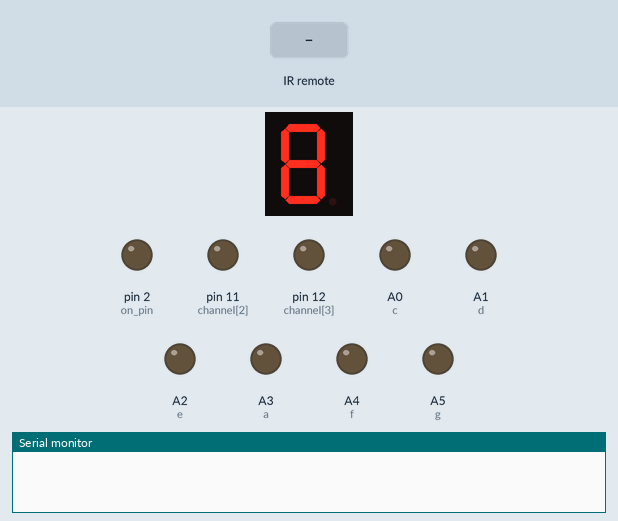
This sketch was run on a simulated Arduino Uno, built with avr-gcc and run on an emulated ATmega328P. Shown: 1-digit seven-segment display, output pins drawn as LEDs (lit = HIGH), the last lines printed to the serial monitor. Wiring (inferred from the names in the program): 1-digit 7-segment display, segments lit when LOW: segments pin 10, pin 9, pin 8, pin 7, pin 6, pin 5, pin 4, pin 3. The inputs (shaded band) are chosen by the test bench. The segment pins are drawn as the display they are named for; pins used as bus, display or sensor lines are not drawn.

Above: at 1.2 s.
1.3 s: infrared code 0x43 received
At 2.2 s:
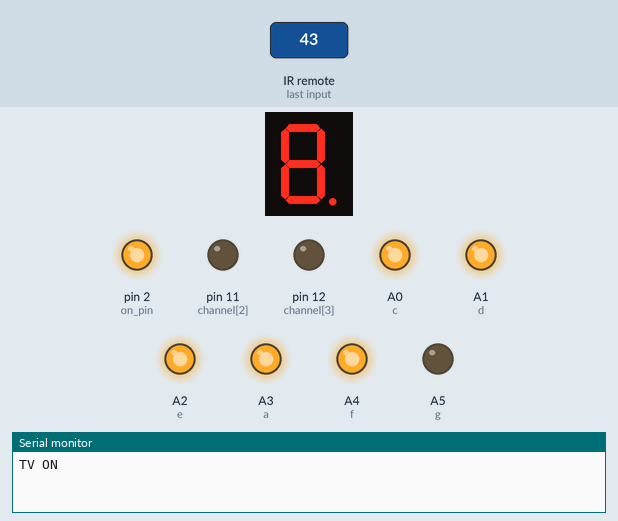
3.2 s: infrared code 0x47 received
At 4.5 s:
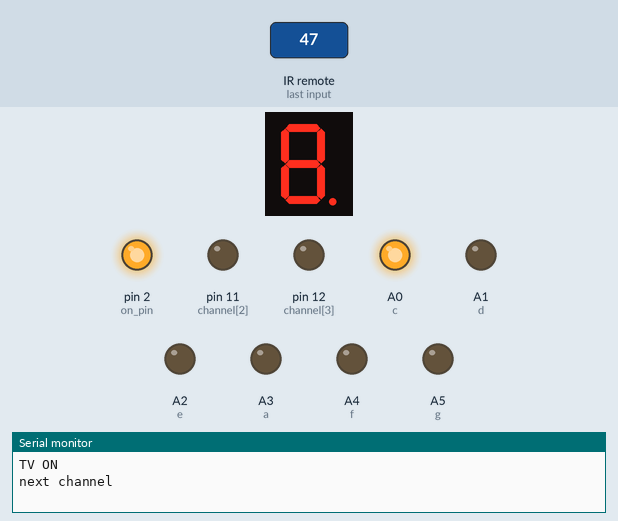
4.8 s: infrared code 0x18 received
At 5.8 s:
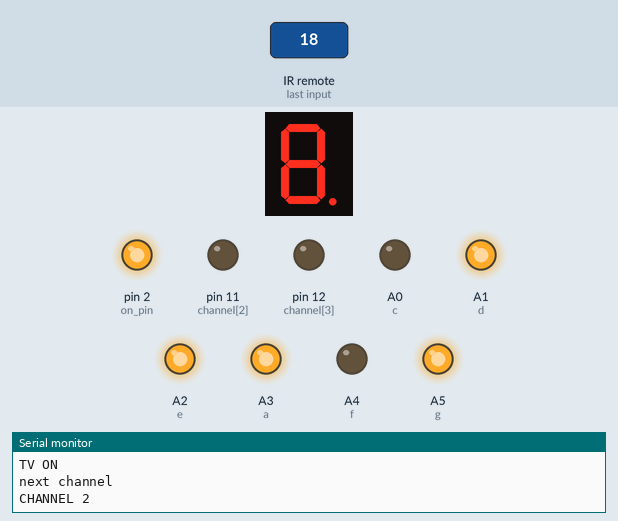
6.4 s: infrared code 0x5E received
At 7.0 s:
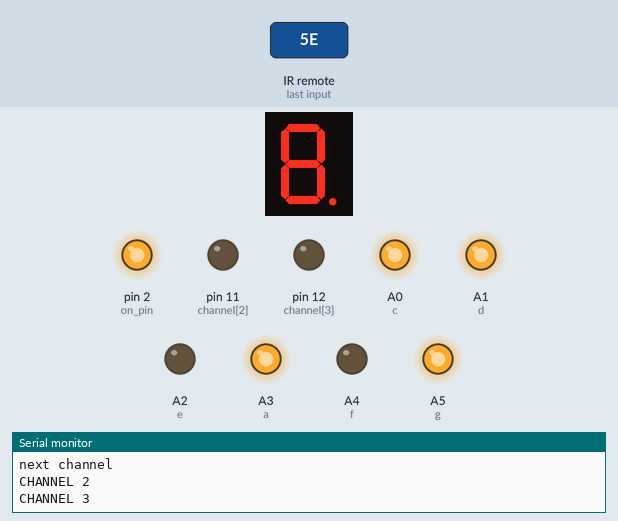
8.0 s: infrared code 0x43 received
At 9.4 s:
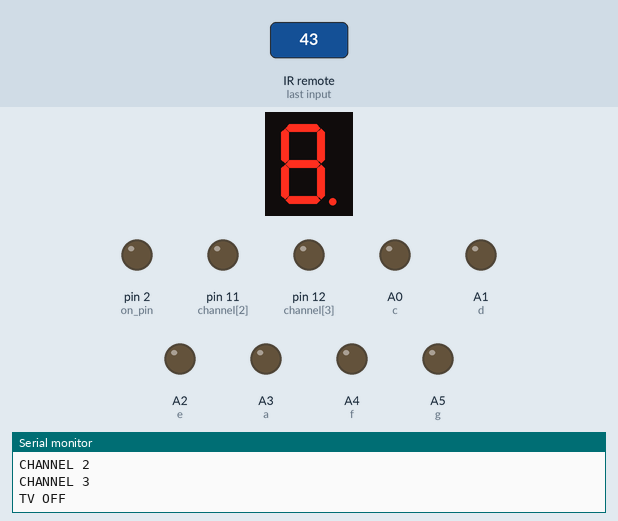
Timing chart, 0 to 10.6 s (numbered marks = the images above; inputs shaded):
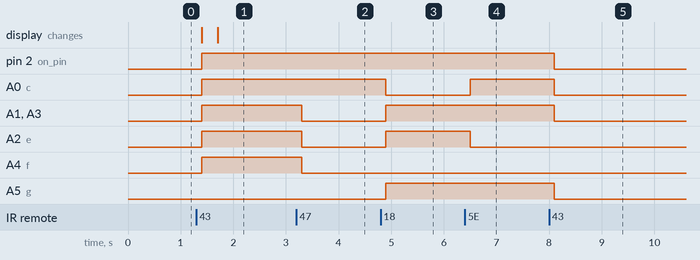

Measured:
- after the input at 1.3 s, pin 2 (on_pin), A0 (c), A1 (d), A2 (e), A3 (a), A4 (f): LOW → HIGH after 0.10 s; the display: first changes after 0.10 s (image 1 shows a later state)
- after the input at 3.2 s, A1 (d), A2 (e), A3 (a), A4 (f): HIGH → LOW after 0.10 s
- after the input at 4.8 s, A0 (c): HIGH → LOW after 0.10 s; A1 (d), A2 (e), A3 (a), A5 (g): LOW → HIGH after 0.10 s
- after the input at 6.4 s, A0 (c): LOW → HIGH after 0.10 s; A2 (e): HIGH → LOW after 0.10 s
- after the input at 8.0 s, pin 2 (on_pin), A0 (c), A1 (d), A3 (a), A5 (g): HIGH → LOW after 0.10 s

The sketch:

TV_Remote.ino
```cpp
#include <IRremote.h>

#define ir_pin 13

#define g A5
#define f A4
#define a A3
#define b 1
#define e A2
#define d A1
#define c A0

bool on_check =false;

int on_pin = 2;
int off_pin = 3;

int channel[] = {9,10,11,12};
int channel_led = 0;

int volume[] = {4,5,6,7,8};
int volume_num = 0;
int volume_led = 0;

void setup() {
  Serial.begin(9600);
  pinMode(on_pin,OUTPUT);
  pinMode(off_pin,OUTPUT);
  digitalWrite(on_pin,LOW);
  digitalWrite(off_pin,HIGH);

  pinMode(a,OUTPUT);
  pinMode(b,OUTPUT);
  pinMode(c,OUTPUT);
  pinMode(d,OUTPUT);
  pinMode(e,OUTPUT);
  pinMode(f,OUTPUT);
  pinMode(g,OUTPUT);

  for(int i = 0;i < sizeof(channel);++i){
    pinMode(channel[i],OUTPUT);
  }
  for(int i = 0;i < sizeof(volume);++i){
    pinMode(volume[i],OUTPUT);
  }
  digitalWrite(a,LOW);
  digitalWrite(b,LOW);
  digitalWrite(c,LOW);
  digitalWrite(d,LOW);
  digitalWrite(e,LOW);
  digitalWrite(f,LOW);
  digitalWrite(g,LOW);
  IrReceiver.begin(ir_pin);
}

void loop() {
  if(IrReceiver.decode()){
    delay(100);
    IrReceiver.resume();
    //Serial.println(IrReceiver.decodedIRData.command);
    switch(IrReceiver.decodedIRData.command){
      case 67:
      if(on_check == false){
        on_check = true;
        digitalWrite(on_pin,HIGH);
        digitalWrite(off_pin,LOW);
        Serial.println("TV ON");
        digitalWrite(channel[channel_led],HIGH);
        segment(channel_led);
        delay(300);
        break;
      }
      else{
        on_check = false;
        digitalWrite(on_pin,LOW);
        digitalWrite(off_pin,HIGH);
        alloff();
        Serial.println("TV OFF");
        delay(300);
        break;
      }
      case 69:
      if(on_check){
        if(channel_led != 0){
          digitalWrite(channel[channel_led-1],HIGH);
          closechannel(channel_led-1,channel);
          channel_led -= 1;
          segment(channel_led);
        }
        Serial.println("previous channel");
        break;
      }
      case 71:
      if(on_check){
        if(channel_led != 3){
          digitalWrite(channel[channel_led+1],HIGH);
          closechannel(channel_led+1,channel);
          channel_led += 1;
          segment(channel_led);
        }
        Serial.println("next channel");
        break;
      }
      case 7:
      if(on_check){
        if(volume_num != 0){
          volume_num -= 1;
        }

        Serial.println("volume decreased");
        break;
      }
      case 21:
      if(on_check){
        if(volume_num != 50){
          volume_num += 1;
        }
        Serial.println("volume increased");
        break;
      }
      case 22:
      if(on_check){
        digitalWrite(channel[0],HIGH);
        closechannel(0,channel);
        segment(0);
        channel_led = 0;
        Serial.println("CHANNEL 0");
        break;
      }
      case 12:
      if(on_check){
        digitalWrite(channel[1],HIGH);
        closechannel(1,channel);
        segment(1);
        channel_led = 1;
        Serial.println("CHANNEL 1");
        break;
      }
      case 24:
      if(on_check){
        digitalWrite(channel[2],HIGH);
        closechannel(2,channel);
        segment(2);
        channel_led = 2;
        Serial.println("CHANNEL 2");
        break;
      }
      case 94:
      if(on_check){
        digitalWrite(channel[3],HIGH);
        closechannel(3,channel);
        segment(3);
        channel_led = 3;
        Serial.println("CHANNEL 3");
        break;
      }
      /*case 8:
      if(on_check){
        digitalWrite(channel[4],HIGH);
        closechannel(4,channel);
        Serial.println("CHANNEL 4");
        break;
      }
      case 28:
      if(on_check){
        digitalWrite(channel[5],HIGH);
        closechannel(5,channel);
        Serial.println("CHANNEL 5");
        break;
      }*/
    }
    if(on_check){
     volume_led = volume_num / 10;
     for(int i = 0; i < volume_led; ++i){
      digitalWrite(volume[i],HIGH);
     }
     for(int i = volume_led ; i < sizeof(volume); ++i){
      digitalWrite(volume[i],LOW);
     }
    }
  }
}


void closechannel(int x,int channel[]){
  for(int i = 0; i<sizeof(channel)+2;i++){
    if(i==x){
      continue;
    }
    else{
      digitalWrite(channel[i],LOW);
    }
  }
}

void segment(int x){
  if(x == 0){
    digitalWrite(a,HIGH);
    digitalWrite(b,HIGH);
    digitalWrite(c,HIGH);
    digitalWrite(d,HIGH);
    digitalWrite(e,HIGH);
    digitalWrite(f,HIGH);
    digitalWrite(g,LOW);
  }
  else if(x==1){
    digitalWrite(a,LOW);
    digitalWrite(b,HIGH);
    digitalWrite(c,HIGH);
    digitalWrite(d,LOW);
    digitalWrite(e,LOW);
    digitalWrite(f,LOW);
    digitalWrite(g,LOW);
  }
  else if(x==2){
    digitalWrite(a,HIGH);
    digitalWrite(b,HIGH);
    digitalWrite(c,LOW);
    digitalWrite(d,HIGH);
    digitalWrite(e,HIGH);
    digitalWrite(f,LOW);
    digitalWrite(g,HIGH);
  }
  else if(x==3){
    digitalWrite(a,HIGH);
    digitalWrite(b,HIGH);
    digitalWrite(c,HIGH);
    digitalWrite(d,HIGH);
    digitalWrite(e,LOW);
    digitalWrite(f,LOW);
    digitalWrite(g,HIGH);
  }
}

void alloff(){
    for(int i = 0; i<sizeof(channel)+2;i++){
      digitalWrite(channel[i],LOW);
    }
    for(int i = 0; i<sizeof(volume)+2;i++){
      digitalWrite(volume[i],LOW);
    }
    digitalWrite(a,LOW);
    digitalWrite(b,LOW);
    digitalWrite(c,LOW);
    digitalWrite(d,LOW);
    digitalWrite(e,LOW);
    digitalWrite(f,LOW);
    digitalWrite(g,LOW);
}
```
